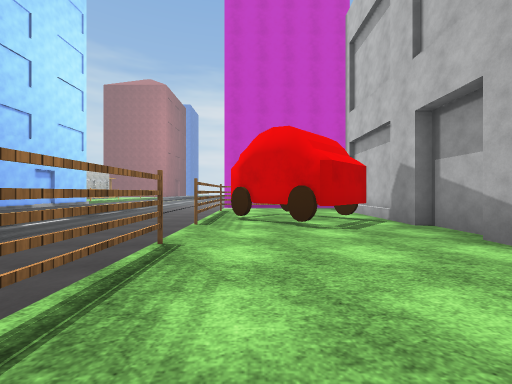
view 1 (above)

23 first-person views from a walk through a Unity game level. The camera is 1.2 m above the floor, looks level and sees 90° across. The floor is counted in squares, 2 m on a side. Each view is taken from the middle of a square. On the plan, view 1 faces up. The plan holds only what a view shows up to about 9 squares ahead; the rest is blank. The place goes on beyond the plan. The player is left out. Some animated figures are not drawn. Some surface patterns are stand-ins.

view 2
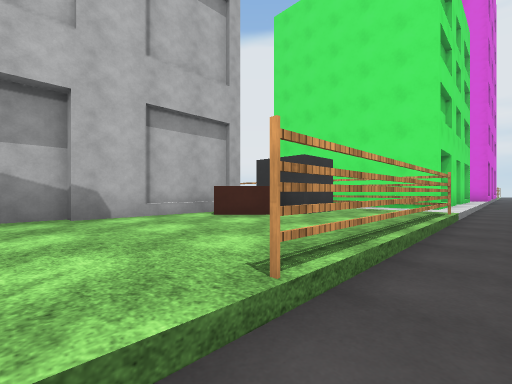

view 3
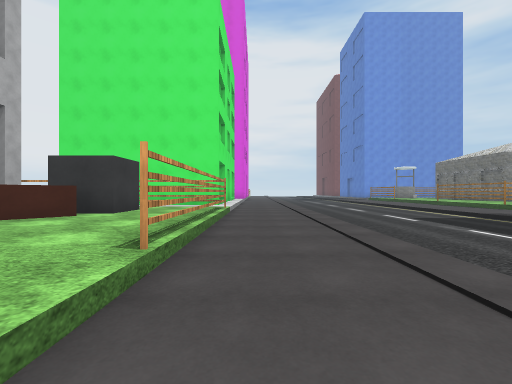

view 4
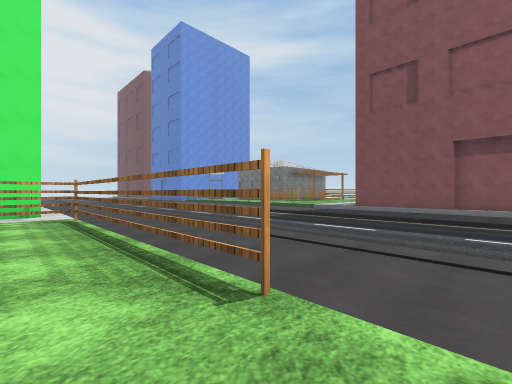

view 5
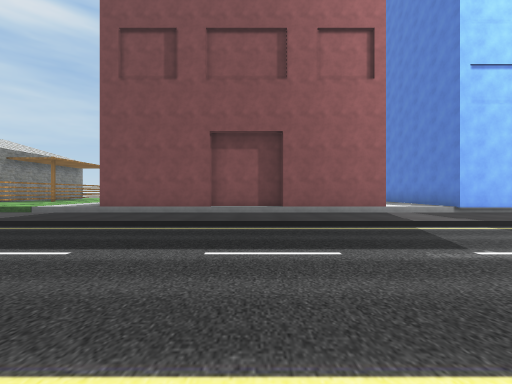

view 6
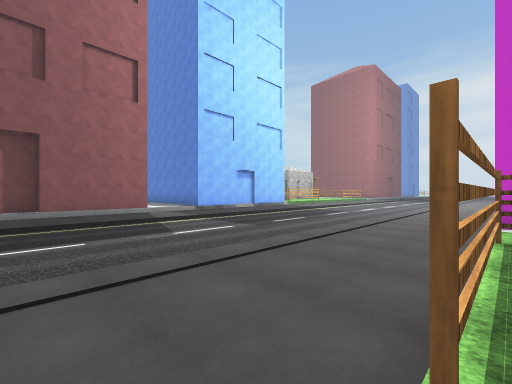

view 7
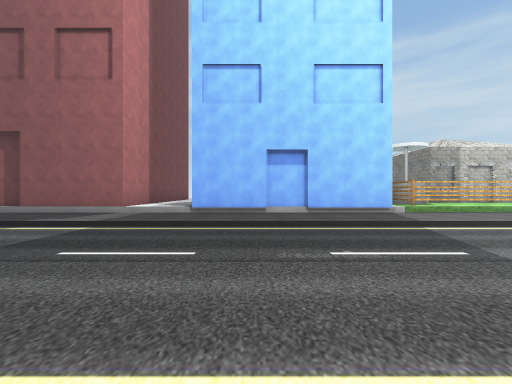

view 8
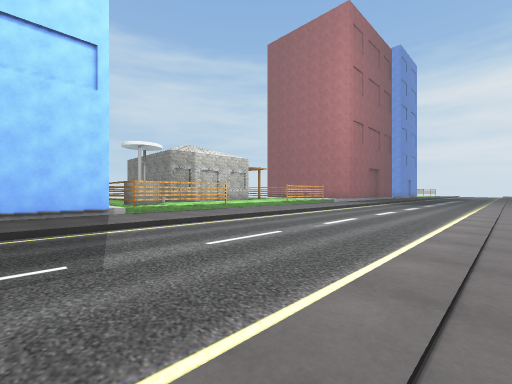

view 9
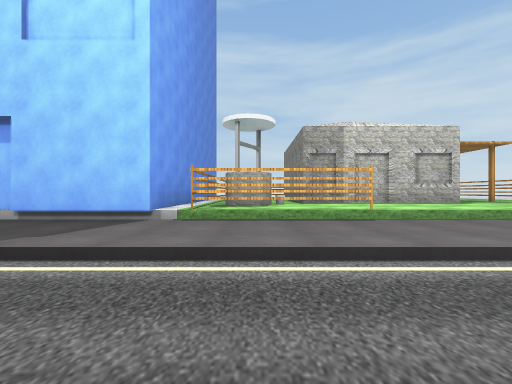

view 10
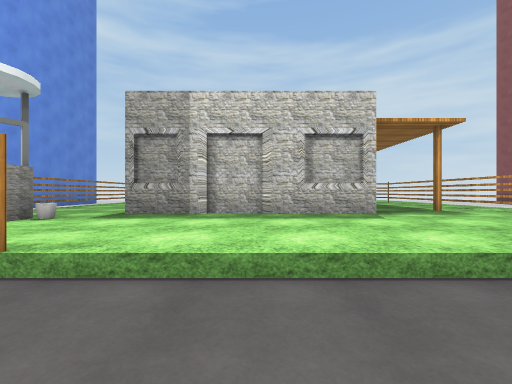

view 11
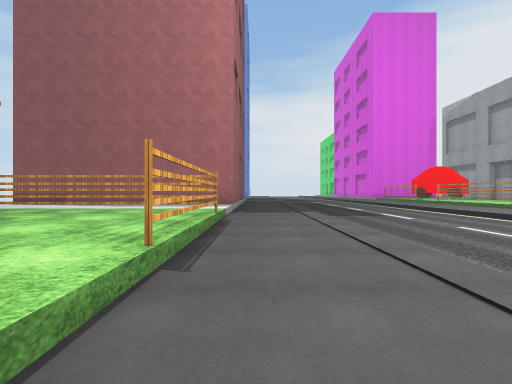

view 12
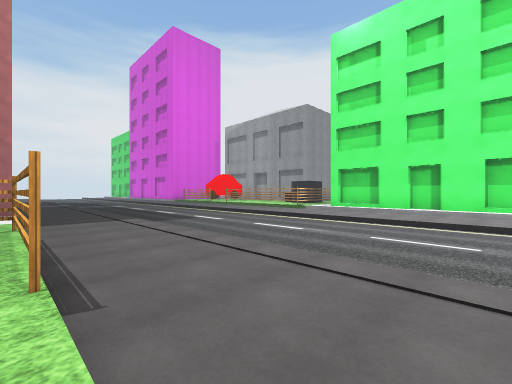

view 13
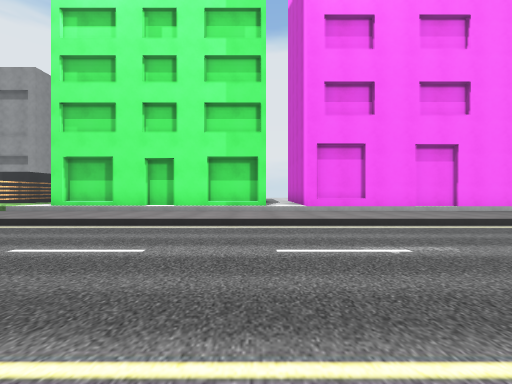

view 14
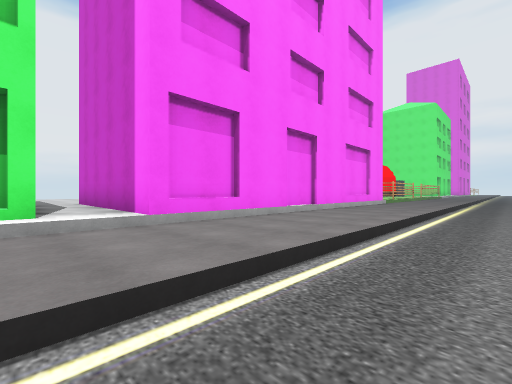

view 15
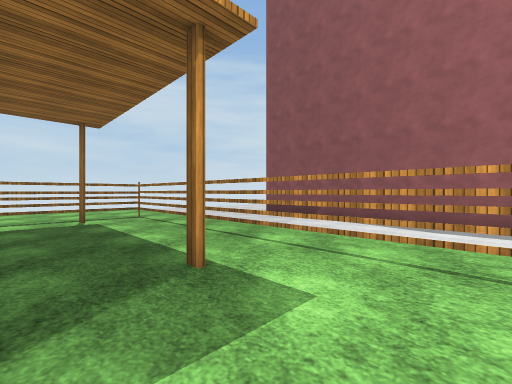

view 16
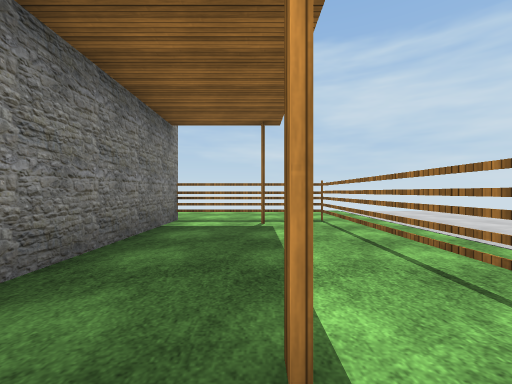

view 17
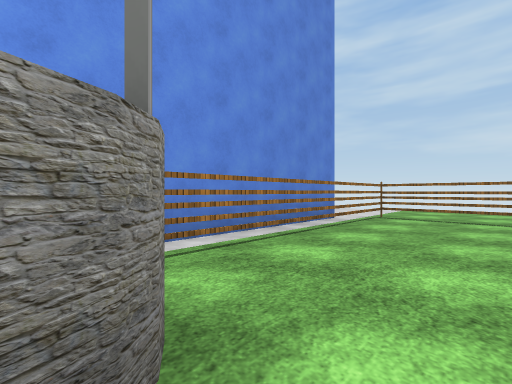

view 18
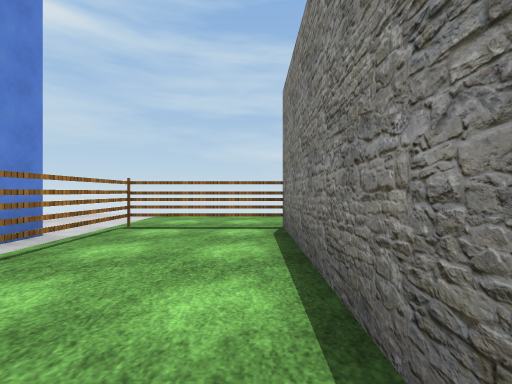

view 19
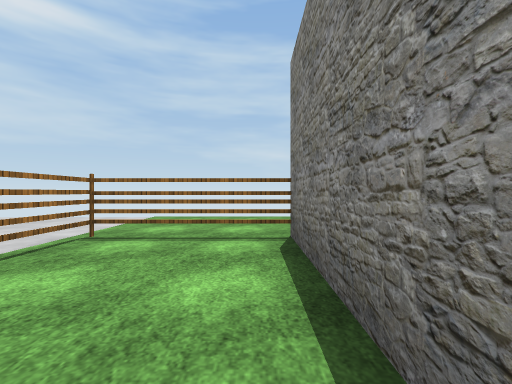

view 20
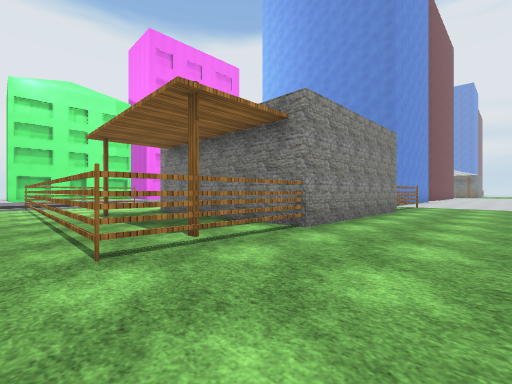

view 21
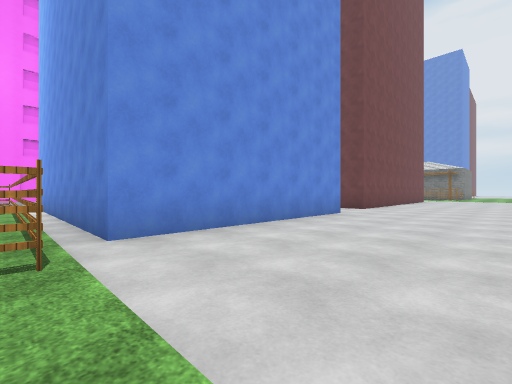

view 22
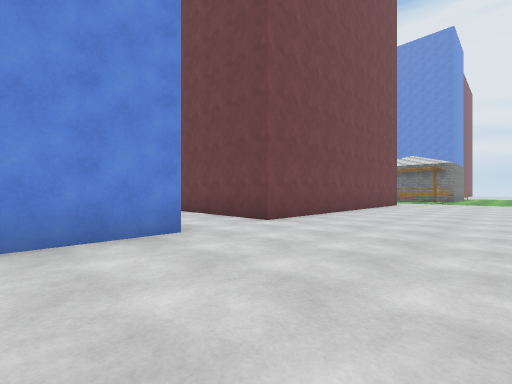

view 23
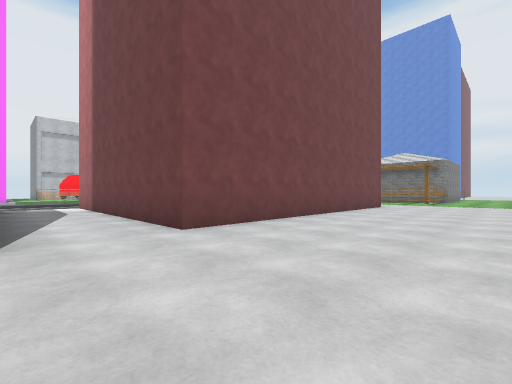

### Floor plan
Key: @ floor where view 1 was taken; # wall or solid block; . main floor; - floor 0.25 m lower than the main floor; _ floor 0.5 m lower than the main floor; / step, stairs or slope; B box; T thing the floor can be seen under or through.
Columns run from 22 left of view 1 to 5 right of it. Each row starts with its distance up from view 1.
 31    .########--_____--#
 30  .......... --_____--#
 29  ........../--_____--##
 28 .........../--_____--/
 27 ...TTTTTTTT#--_____--/#
 26 ...T......./--_____--/#
 25 ...T......./--_____--/#
 24 ...######..#--_____--/#
 23 ...#    #../--_____--/#
 22 ...#    #../--_____--/#
 21 ...#    #../--_____--/#
 20 ...######../--_____--/....
 19 ...#.....///--_____--#####
 18 ...#.....#./--_____--#
 17 ...#......./--_____--#
 16 ....########--_____--#
 15 ....#      #--_____--#
 14 ....#      #--_____--#
 13 ....#      #--_____--#
 12 ....#      #--_____--#
 11 ....#      #--_____--#
 10 ....#     ##--_____--#
  9 ............--_____--/.
  8 ....########--_____--##
  7 ....#      #--_____--#####
  6 ....#      #--_____--#####
  5 ....#      #--_____--#.####
  4 ....#      #--_____--/....#
  3 ....#      #--_____--#...##
  2 ....#      #--_____--#...#
  1 ....#      #--_____--#...#
  0 ....       #--_____--#@.B#
 -1 ...        .--_____--#.BB
 -2           ..--_____--##BB ##
 -3           ..--_____--/..
 -4           ##--_____--/###

Where each view was taken, in squares from view 1:
view 1: 0 up, 0 right, facing up
view 2: 4 up, 2 left, facing down-right
view 3: 5 up, 2 left, facing down
view 4: 4 up, 0 right, facing down-left
view 5: 4 up, 3 left, facing left
view 6: 4 up, 1 left, facing up-left
view 7: 12 up, 3 left, facing left
view 8: 14 up, 3 left, facing up-left
view 9: 18 up, 6 left, facing left
view 10: 22 up, 9 left, facing left
view 11: 22 up, 10 left, facing up
view 12: 22 up, 11 left, facing up-right
view 13: 21 up, 9 left, facing right
view 14: 21 up, 5 left, facing down-right
view 15: 25 up, 13 left, facing up-left
view 16: 26 up, 14 left, facing left
view 17: 19 up, 13 left, facing down-left
view 18: 19 up, 15 left, facing left
view 19: 19 up, 16 left, facing left
view 20: 28 up, 22 left, facing down-right
view 21: 17 up, 22 left, facing down-right
view 22: 12 up, 22 left, facing down-right
view 23: 10 up, 22 left, facing down-right
